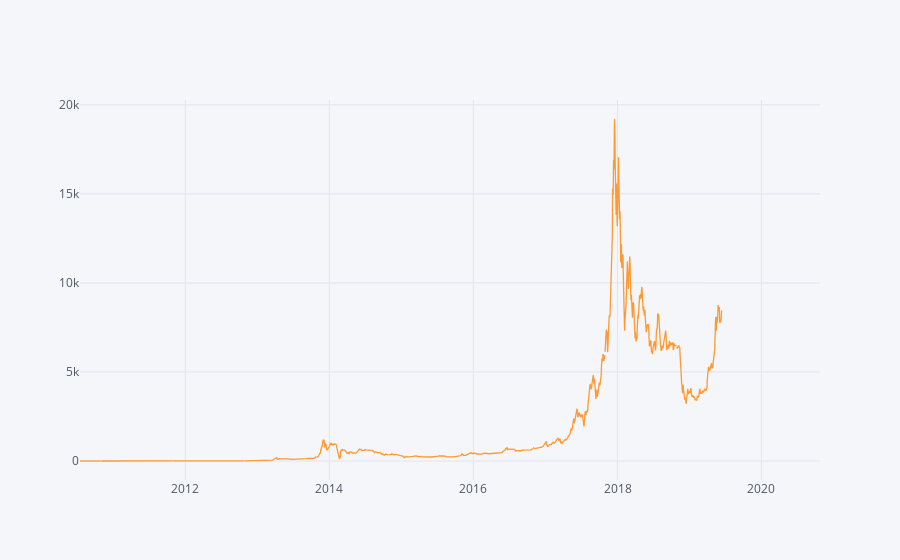
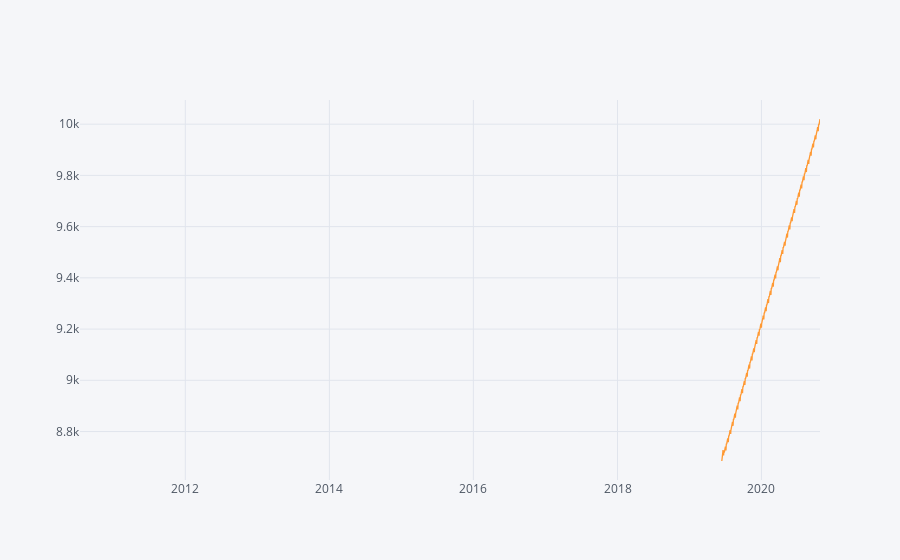

These figures' notebook cell, in order:
### Code cell
final_df['APrice '].iplot()
final_df['Forecast'].iplot()

### Figure 1 — Plotly figure (JSON) as saved in the notebook; plotly's stock layout.template omitted (floating-point values rounded to 4 significant figures; data arrays with more than 128 entries replaced by an {"elided": "..."} marker saying what was removed)
{"data": [{"line": {"color": "rgba(255, 153, 51, 1.0)", "dash": "solid", "shape": "linear", "width": 1.3}, "mode": "lines", "name": "APrice ", "text": "", "type": "scatter", "uid": "4cb7143d-1372-49bb-9f8d-91d81d35e0b1", "x": {"elided": "3754 str values"}, "y": {"elided": "3754 mixed values"}}], "layout": {"legend": {"bgcolor": "#F5F6F9", "font": {"color": "#4D5663"}}, "paper_bgcolor": "#F5F6F9", "plot_bgcolor": "#F5F6F9", "title": {"font": {"color": "#4D5663"}}, "xaxis": {"gridcolor": "#E1E5ED", "showgrid": true, "tickfont": {"color": "#4D5663"}, "title": {"font": {"color": "#4D5663"}, "text": ""}, "zerolinecolor": "#E1E5ED"}, "yaxis": {"gridcolor": "#E1E5ED", "showgrid": true, "tickfont": {"color": "#4D5663"}, "title": {"font": {"color": "#4D5663"}, "text": ""}, "zerolinecolor": "#E1E5ED"}}}

### Figure 2 — Plotly figure (JSON) as saved in the notebook; plotly's stock layout.template omitted (floating-point values rounded to 4 significant figures; data arrays with more than 128 entries replaced by an {"elided": "..."} marker saying what was removed)
{"data": [{"line": {"color": "rgba(255, 153, 51, 1.0)", "dash": "solid", "shape": "linear", "width": 1.3}, "mode": "lines", "name": "Forecast", "text": "", "type": "scatter", "uid": "77863295-8f3a-4cca-b764-29b989b63bde", "x": {"elided": "3754 str values"}, "y": {"elided": "3754 mixed values"}}], "layout": {"legend": {"bgcolor": "#F5F6F9", "font": {"color": "#4D5663"}}, "paper_bgcolor": "#F5F6F9", "plot_bgcolor": "#F5F6F9", "title": {"font": {"color": "#4D5663"}}, "xaxis": {"gridcolor": "#E1E5ED", "showgrid": true, "tickfont": {"color": "#4D5663"}, "title": {"font": {"color": "#4D5663"}, "text": ""}, "zerolinecolor": "#E1E5ED"}, "yaxis": {"gridcolor": "#E1E5ED", "showgrid": true, "tickfont": {"color": "#4D5663"}, "title": {"font": {"color": "#4D5663"}, "text": ""}, "zerolinecolor": "#E1E5ED"}}}
